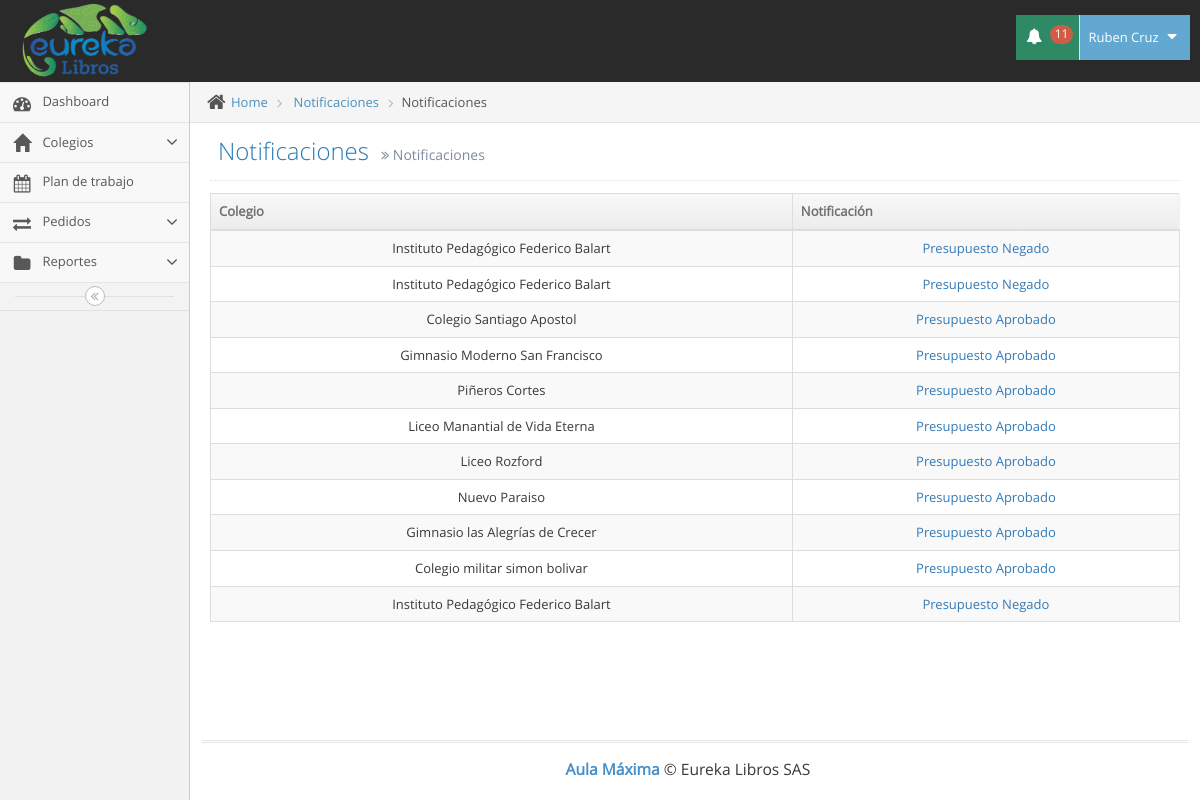
The page /notificaciones.php (signed in) on the database as committed earlier.
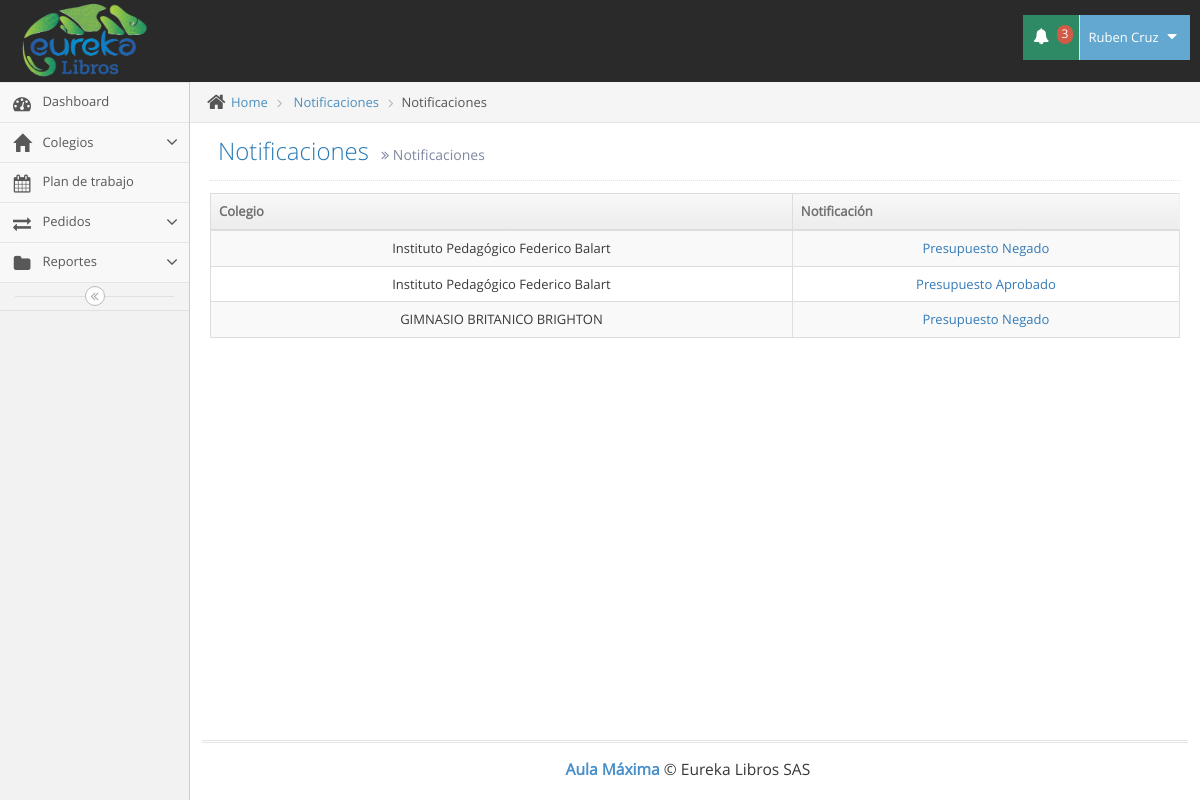
The same page on the database as committed later.
### tables this page shows
CREATE TABLE `notificaciones` (
  `id` int(11) NOT NULL,
  `id_periodo` int(11) NOT NULL,
  `id_colegio` int(11) NOT NULL,
  `id_tipo_notifi` int(11) NOT NULL,
  `visible` int(1) NOT NULL
);

CREATE TABLE `colegios` (
  `id` int(11) NOT NULL,
  `codigo` varchar(11) NOT NULL,
  `colegio` varchar(100) NOT NULL,
  `direccion` varchar(100) NOT NULL,
  `barrio` varchar(100) NOT NULL,
  `telefono` varchar(20) NOT NULL,
  `web` varchar(100) NOT NULL,
  `cumpleaños` date NOT NULL,
  `cod_zona` varchar(8) NOT NULL,
  `id_usuario` int(11) NOT NULL,
  `fecha_creacion` timestamp NOT NULL DEFAULT CURRENT_TIMESTAMP ON UPDATE CURRENT_TIMESTAMP
);

CREATE TABLE `tipos_notifi` (
  `id` int(11) NOT NULL,
  `tipo` varchar(100) NOT NULL
);

### notificaciones.php (the view, shortened to what the changed rows need)
<!DOCTYPE html>
<html lang="es">
	<head>
		<link rel="stylesheet" href="assets/css/bootstrap.min.css" />
		<link rel="stylesheet" href="assets/font-awesome/4.5.0/css/font-awesome.min.css" />
		<link rel="stylesheet" href="assets/css/jquery-ui.min.css" />
		<link rel="stylesheet" href="assets/css/bootstrap-datepicker3.min.css" />
		<link href="assets/js/dataTables/dataTables.bootstrap.css" rel="stylesheet" />
		<link rel="stylesheet" href="assets/css/ace.min.css" class="ace-main-stylesheet" id="main-ace-style" />
		<link rel="stylesheet" href="assets/css/ace-skins.min.css" />
		<link rel="stylesheet" href="assets/css/ace-rtl.min.css" />
	</head>
	<body class="no-skin">
		<?php include("template/nav.php"); ?>
		<div class="main-container ace-save-state" id="main-container">
			<div class="main-content">
				<div class="main-content-inner">
					<div class="page-content">
						<div class="page-header">
							<h1>
								Notificaciones
								<small>
									<i class="ace-icon fa fa-angle-double-right"></i>
									Notificaciones
								</small>
							</h1>
						</div>
						<div class="row">
							<div class="col-xs-12">
								<?php
                                include("conexion/bdd.php");
                                if ($_SESSION["tipo"]==1) {
									$sql = "SELECT t.id, t.tipo, c.codigo, c.colegio, n.id_periodo FROM notificaciones n JOIN tipos_notifi t ON t.id=n.id_tipo_notifi JOIN colegios c ON c.id=n.id_colegio WHERE t.id='1' AND n.visible='1'";
								}else {
									$sql = "SELECT t.id, t.tipo, c.codigo, c.colegio, n.id_periodo, n.id as id_notifi FROM notificaciones n JOIN tipos_notifi t ON t.id=n.id_tipo_notifi JOIN colegios c ON c.id=n.id_colegio WHERE t.id > 1 AND n.visible='1' AND c.cod_zona='".$_SESSION["zona"]."'";
								}
								$req = $bdd->prepare($sql);
								$req->execute();
								$notificaciones = $req->fetchAll();
                            ?>
                            <div class="table-responsive">
                                <table class="table table-striped table-bordered table-hover" id="dataTables-example">
                                    <thead>
                                        <tr>
                                            <th>Colegio</th>
                                            <th>Notificación</th>
                                        </tr>
                                    </thead>
                                    <tbody>
                                        <?php
                                        	foreach($notificaciones as $notificacion) {
                                                echo'<tr class="odd gradeX">';
                                                echo'<td class="center">'.$notificacion["colegio"].'</td>';
                                                if ($_SESSION["tipo"]==1) {
                                                	echo'<td class="center"><a href="colegio.php?codigo='.$notificacion["codigo"].'&periodo='.$notificacion["id_periodo"].'">'.$notificacion["tipo"].'</a></td>';
                                            	}else {
                                            		echo'<td class="center"><a href="colegio.php?codigo='.$notificacion["codigo"].'&periodo='.$notificacion["id_periodo"].'&notifi='.$notificacion["id_notifi"].'">'.$notificacion["tipo"].'</a></td>';
                                            	}
                                            }
                                         ?>
                                        </tr>
                                    </tbody>
                                </table>
                            </div>
							</div>
						</div>
					</div>
				</div>
			</div>
		</div>
	</body>
</html>

### template/nav.php (shortened to what the changed rows need)
<div id="navbar" class="navbar navbar-default          ace-save-state">
			<div class="navbar-container ace-save-state" id="navbar-container">
				<div class="navbar-buttons navbar-header pull-right" role="navigation">
					<ul class="nav ace-nav">
						<?php
							include("conexion/bdd.php");
							if ($_SESSION["tipo"]==1) {
								$sql_n = "SELECT n.id FROM notificaciones n JOIN tipos_notifi t ON t.id=n.id_tipo_notifi JOIN colegios c ON c.id=n.id_colegio WHERE t.id='1' AND n.visible='1'";
								$sql = "SELECT t.id, t.tipo, c.codigo, c.colegio, n.id_periodo FROM notificaciones n JOIN tipos_notifi t ON t.id=n.id_tipo_notifi JOIN colegios c ON c.id=n.id_colegio WHERE t.id='1' AND n.visible='1' LIMIT 7";
							}else {
								$sql_n = "SELECT n.id FROM notificaciones n JOIN tipos_notifi t ON t.id=n.id_tipo_notifi JOIN colegios c ON c.id=n.id_colegio WHERE t.id > 1 AND n.visible='1' AND c.cod_zona='".$_SESSION["zona"]."'";
								$sql = "SELECT t.id, t.tipo, c.codigo, c.colegio, n.id_periodo, n.id as id_notifi FROM notificaciones n JOIN tipos_notifi t ON t.id=n.id_tipo_notifi JOIN colegios c ON c.id=n.id_colegio WHERE t.id > 1 AND n.visible='1' AND c.cod_zona='".$_SESSION["zona"]."' LIMIT 7";
							}
							$req_n = $bdd->prepare($sql_n);
							$req_n->execute();
							$num= $req_n->rowCount();
							$req = $bdd->prepare($sql);
							$req->execute();
							$notificaciones = $req->fetchAll();
						?>
						<li class="green dropdown-modal">
							<a data-toggle="dropdown" class="dropdown-toggle" href="#">
								<?php if ($num > 0) { ?>
								<i class="ace-icon fa fa-bell icon-animated-bell"></i>
								<?php }else{ ?>
								<i class="ace-icon fa fa-bell"></i>
								<?php } ?>
								<?php if ($num > 0) { ?>
								<span class="badge badge-important"><?php echo $num; ?></span>
								<?php }?>
							</a>
						</li>
					</ul>
				</div>
			</div>
		</div>

Rows that differ between the two databases and show on the page:
no longer on this page (row edited): notificaciones: id_colegio.colegio "Instituto Pedagógico Federico Balart", tipos_notifi.tipo "Presupuesto Negado"
no longer on this page (row edited): notificaciones: id_colegio.colegio "Instituto Pedagógico Federico Balart", tipos_notifi.tipo "Presupuesto Negado"
no longer on this page (row edited): notificaciones: id_colegio.colegio "Colegio Santiago Apostol", tipos_notifi.tipo "Presupuesto Aprobado"
no longer on this page (row edited): notificaciones: id_colegio.colegio "Gimnasio Moderno San Francisco", tipos_notifi.tipo "Presupuesto Aprobado"
no longer on this page (row edited): notificaciones: id_colegio.colegio "Piñeros Cortes", tipos_notifi.tipo "Presupuesto Aprobado"
no longer on this page (row edited): notificaciones: id_colegio.colegio "Liceo Manantial de Vida Eterna", tipos_notifi.tipo "Presupuesto Aprobado"
no longer on this page (row edited): notificaciones: id_colegio.colegio "Liceo Rozford", tipos_notifi.tipo "Presupuesto Aprobado"
no longer on this page (row edited): notificaciones: id_colegio.colegio "Nuevo Paraiso", tipos_notifi.tipo "Presupuesto Aprobado"
no longer on this page (row edited): notificaciones: id_colegio.colegio "Gimnasio las Alegrías de Crecer", tipos_notifi.tipo "Presupuesto Aprobado"
no longer on this page (row edited): notificaciones: id_colegio.colegio "Colegio militar simon bolivar", tipos_notifi.tipo "Presupuesto Aprobado"
added notificaciones: id_colegio.colegio "Instituto Pedagógico Federico Balart", tipos_notifi.tipo "Presupuesto Aprobado"
added notificaciones: id_colegio.colegio "GIMNASIO BRITANICO BRIGHTON", tipos_notifi.tipo "Presupuesto Negado"
Other text that changed with them:
$num: "11" → "3"
